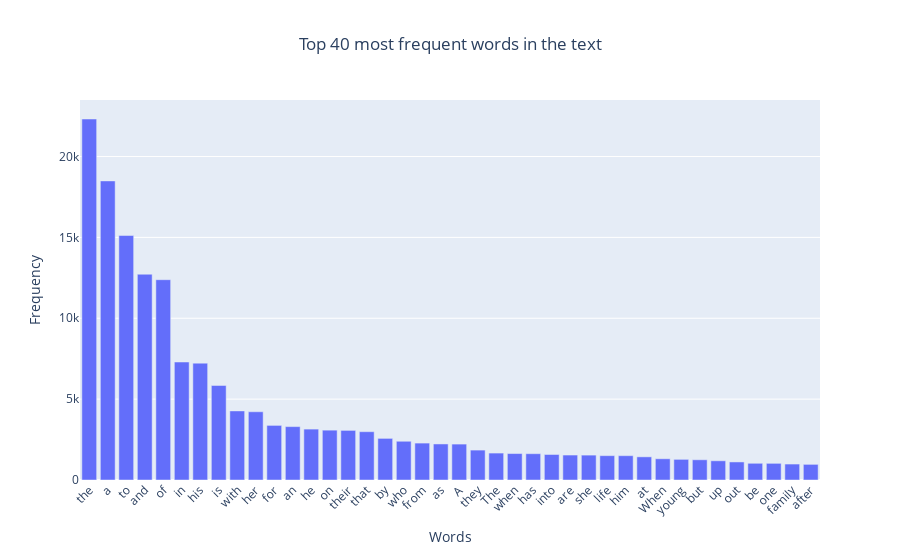

Notebook source saved alongside this figure:
### Code cell
from collections import Counter

def most_frequent_words(texts, n=10):
    words = [word for txt in texts for word in txt.split()]

    word_counts = Counter(words)

    most_common = dict(word_counts.most_common(n))

    fig = go.Figure(
        go.Bar(
            x=list(most_common.keys()),
            y=list(most_common.values())
        )
    )
    fig.update_layout(
        title_text=f"Top {n} most frequent words in the text",
        title_x=0.5,  # Center the title
        xaxis_title="Words",
        yaxis_title="Frequency",
        xaxis_tickangle=-45,
    )
    fig.show()
most_frequent_words(df["overview"], 40)

### Figure 1 — Plotly figure (JSON) as saved in the notebook; plotly's stock layout.template omitted (floating-point values rounded to 4 significant figures)
{"data": [{"type": "bar", "x": ["the", "a", "to", "and", "of", "in", "his", "is", "with", "her", "for", "an", "he", "on", "their", "that", "by", "who", "from", "as", "A", "they", "The", "when", "has", "into", "are", "she", "life", "him", "at", "When", "young", "but", "up", "out", "be", "one", "family", "after"], "y": [22320, 18492, 15115, 12723, 12385, 7296, 7225, 5845, 4272, 4218, 3376, 3301, 3147, 3082, 3067, 2986, 2573, 2395, 2282, 2228, 2220, 1849, 1665, 1635, 1626, 1577, 1543, 1539, 1505, 1503, 1432, 1312, 1277, 1250, 1188, 1116, 1033, 1030, 986, 967]}], "layout": {"title": {"text": "Top 40 most frequent words in the text", "x": 0.5}, "xaxis": {"tickangle": -45, "title": {"text": "Words"}}, "yaxis": {"title": {"text": "Frequency"}}}}
